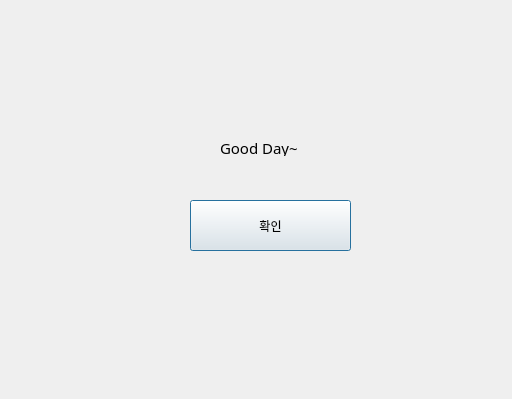
<?xml version="1.0" encoding="UTF-8"?>
<ui version="4.0">
 <class>Dialog</class>
 <widget class="QDialog" name="Dialog">
  <property name="geometry">
   <rect>
    <x>0</x>
    <y>0</y>
    <width>512</width>
    <height>399</height>
   </rect>
  </property>
  <property name="windowTitle">
   <string>모두의 이유식</string>
  </property>
  <property name="windowIcon">
   <iconset>
    <normalon>food.png</normalon>
   </iconset>
  </property>
  <widget class="QLabel" name="label">
   <property name="geometry">
    <rect>
     <x>220</x>
     <y>140</y>
     <width>101</width>
     <height>16</height>
    </rect>
   </property>
   <property name="font">
    <font>
     <family>Bahnschrift SemiBold</family>
     <pointsize>11</pointsize>
    </font>
   </property>
   <property name="text">
    <string>Good Day~</string>
   </property>
  </widget>
  <widget class="QPushButton" name="pushButton">
   <property name="geometry">
    <rect>
     <x>190</x>
     <y>200</y>
     <width>161</width>
     <height>51</height>
    </rect>
   </property>
   <property name="text">
    <string>확인</string>
   </property>
  </widget>
 </widget>
 <resources/>
 <connections/>
</ui>
